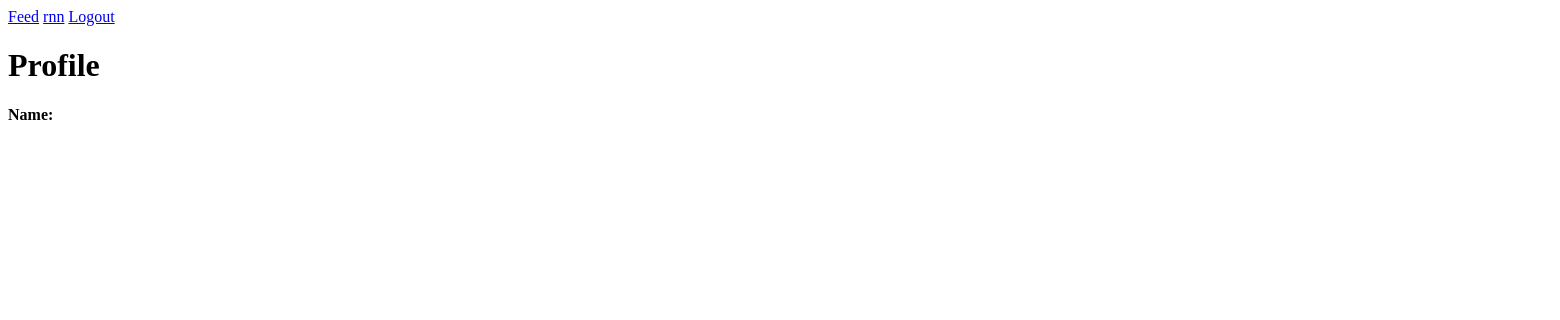
The page /profile/2 (signed in) on the database as committed earlier.
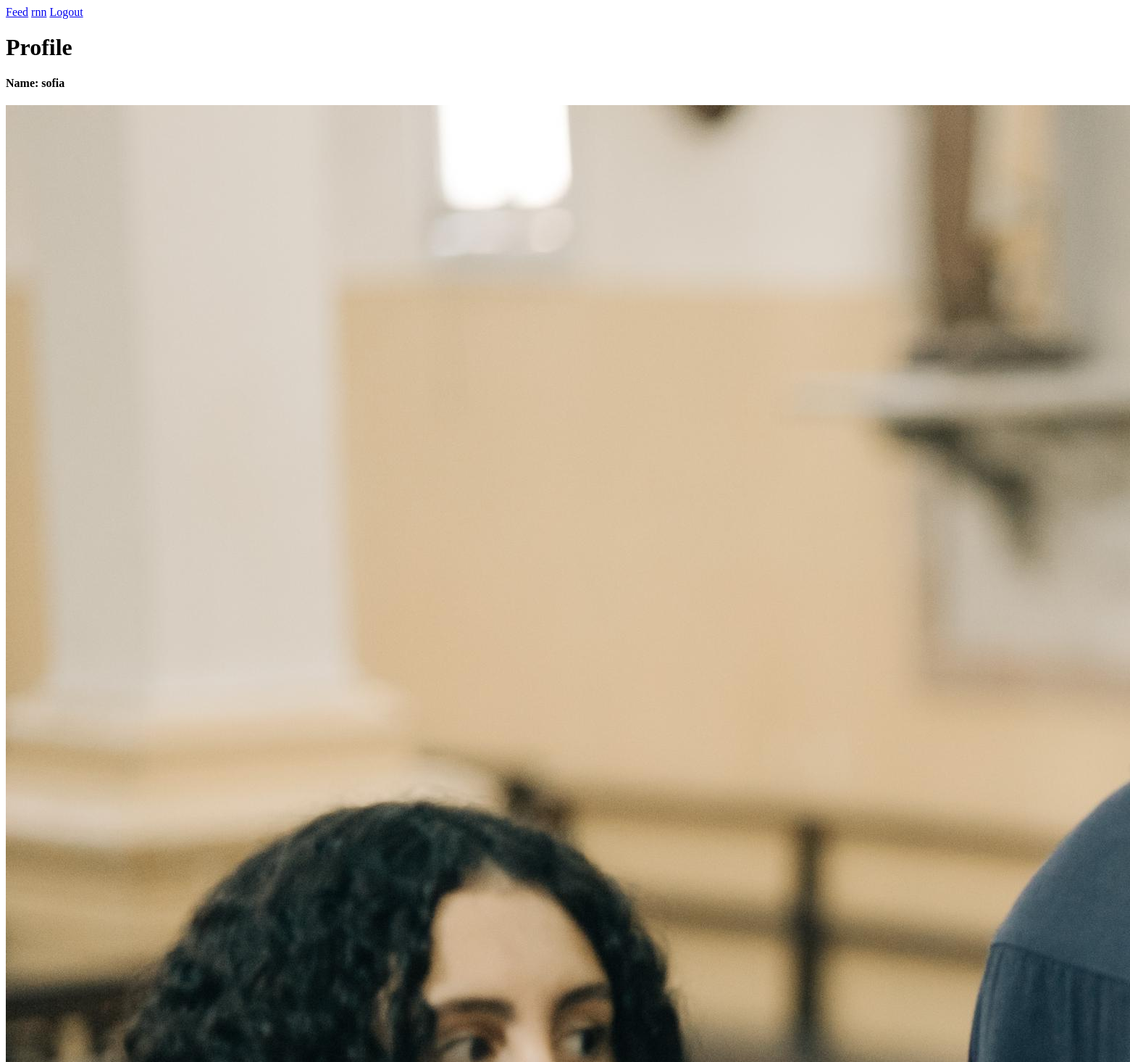
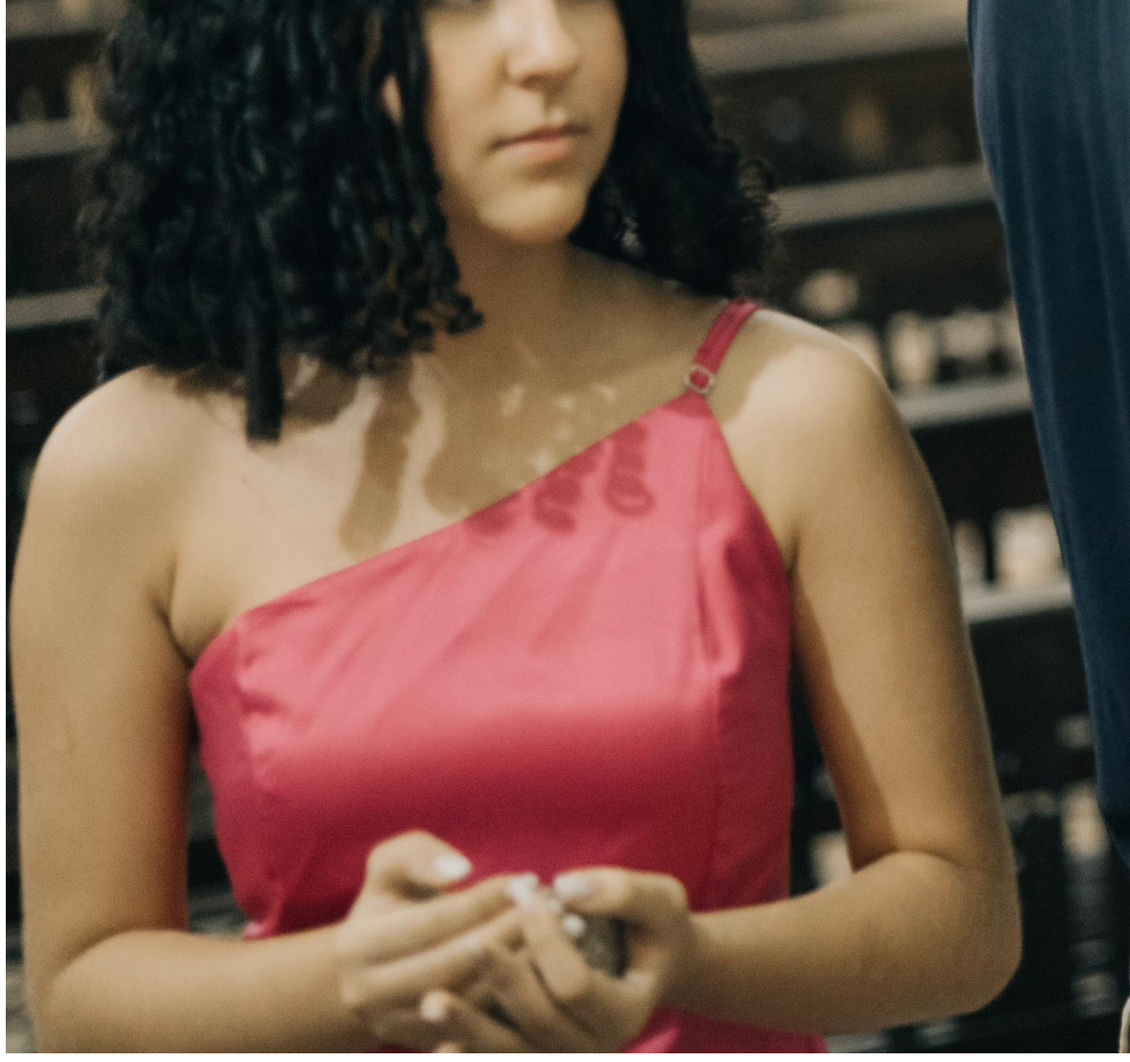
The same page on the database as committed later (2 pictures, top to bottom).
### fakepinterest_proj/models.py (models this page shows)
class User(database.Model, UserMixin):
    id = database.Column(database.Integer, primary_key=True)
    username = database.Column(database.String, nullable=False)
    email = database.Column(database.String, nullable=False, unique=True)
    password = database.Column(database.String, nullable=False)
    post = database.relationship("Post", backref='user', lazy=True)

class Post(database.Model):
    id = database.Column(database.Integer, primary_key=True)
    image = database.Column(database.String, default='default.png')
    creation_date = database.Column(database.DateTime, nullable=False, default=datetime.utcnow())
    user_id = database.Column(database.Integer, database.ForeignKey('user.id'), nullable=False)

### fakepinterest_proj/routes.py (the view)
@app.route('/profile/<user_id>', methods=['GET', 'POST'])
@login_required
def profile(user_id):
    if int(current_user.id) == int(user_id):
        form_post = FormPost()
        if form_post.validate_on_submit():
            print('oi')
            file = form_post.post_image.data
            safe_filename = secure_filename(file.filename)
            post_images_path = os.path.join(os.path.abspath(os.path.dirname(__file__)),
                                            app.config["UPLOAD_FOLDER"], safe_filename)
            file.save(post_images_path)
            post = Post(image=safe_filename, user_id=int(current_user.id))
            database.session.add(post)
            database.session.commit()
        return render_template('profile.html', user=current_user, form=form_post)
    else:
        user = User.query.get(int(user_id))
        return render_template('profile.html', user=user, form=None)

### fakepinterest_proj/models.py (called while the page is built)
@login_manager.user_loader
def load_user(user_id):
    return User.query.get(int(user_id))

### fakepinterest_proj/templates/profile.html (shortened to what this page needs)
{% extends "homepage.html" %}
{% block body %}
    {% include "navbar.html" %}
    <h1>Profile</h1>
    <h4>Name: {{ user.username }}</h4>
    {% for post in user.post %}
        <img src="{{ url_for('static', filename='post_images/{}'.format(post.image)) }}">
    {% endfor %}
{% endblock %}

### fakepinterest_proj/templates/homepage.html (shortened to what this page needs)
<!DOCTYPE html>
<html land="en">
    <head>
    </head>
    <body>
        {% block body %}{% endblock %}
    </body>
</html>

### fakepinterest_proj/templates/navbar.html
<nav>
    <a href="{{ url_for('feed') }}">Feed</a>
    <a href="{{ url_for('profile', user_id=current_user.id) }}">{{current_user.username}}</a>
    <a href="{{ url_for('logout') }}">Logout</a>
</nav>

Rows that differ between the two databases and show on the page:
added User: username "sofia"
added Post: image (picture)
